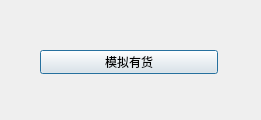
<?xml version="1.0" encoding="UTF-8"?>
<ui version="4.0">
 <class>DebugDialog</class>
 <widget class="QDialog" name="DebugDialog">
  <property name="geometry">
   <rect>
    <x>0</x>
    <y>0</y>
    <width>261</width>
    <height>120</height>
   </rect>
  </property>
  <property name="windowTitle">
   <string notr="true">调试</string>
  </property>
  <property name="modal">
   <bool>true</bool>
  </property>
  <widget class="QPushButton" name="mockHaveGoodsBtn">
   <property name="geometry">
    <rect>
     <x>40</x>
     <y>50</y>
     <width>178</width>
     <height>24</height>
    </rect>
   </property>
   <property name="text">
    <string>模拟有货</string>
   </property>
  </widget>
 </widget>
 <resources/>
 <connections/>
</ui>
